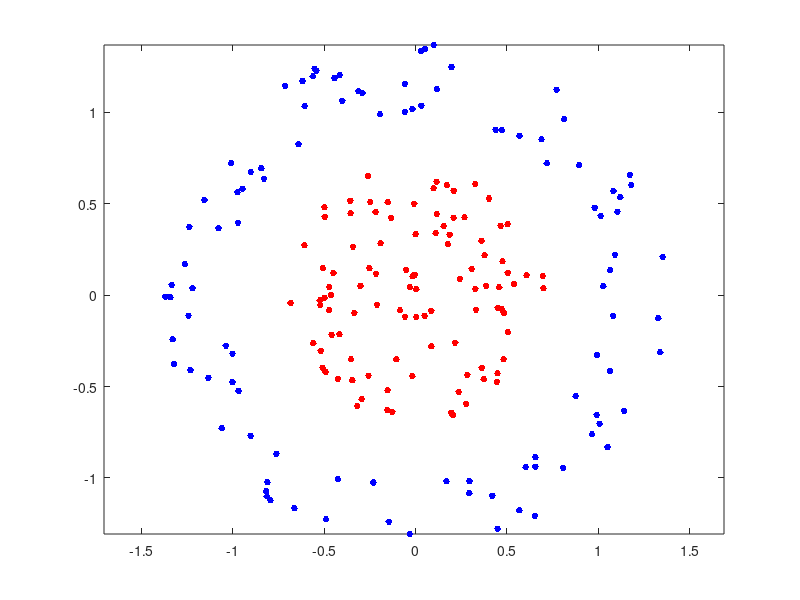
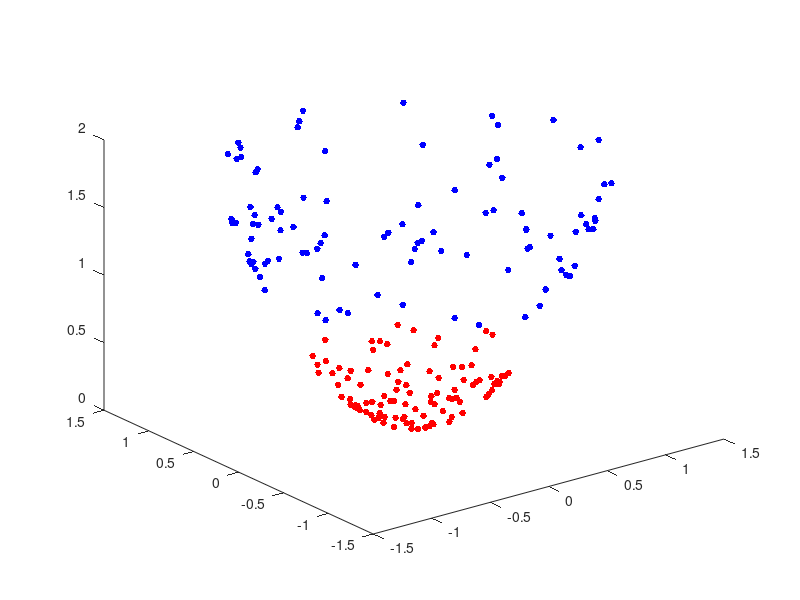

Reproduce these figures in MATLAB, in order.
clear all
close all

%Generate 100 points uniformly distributed in the unit disk. 
rng(1); % For reproducibility
r = sqrt(rand(100,1)*0.5); % Radius
t = 2*pi*rand(100,1);  % Angle
data1 = [r.*cos(t), r.*sin(t)]; % Points

%Generate 100 points uniformly distributed in the annulus.
r2 = sqrt(3*rand(100,1)*0.3+1); % Radius
t2 = 2*pi*rand(100,1);      % Angle
data2 = [r2.*cos(t2), r2.*sin(t2)]; % points


figure(1)
plot(data1(:,1),data1(:,2),'r.','MarkerSize',15)
hold on
plot(data2(:,1),data2(:,2),'b.','MarkerSize',15)
%ezpolar(@(x)1);ezpolar(@(x)2);
axis equal
hold off

data3 = [data1;data2];

for i = 1 : size(data3,1)
    map(i,1) = data3(i,1);
    map(i,2) = data3(i,2);
    map(i,3) = data3(i,1)^2 + data3(i,2)^2;
end
figure(2)
plot3(map(1:100,1),map(1:100,2),map(1:100,3),'r.','MarkerSize',15);
hold on
plot3(map(101:end,1),map(101:end,2),map(101:end,3),'b.','MarkerSize',15);